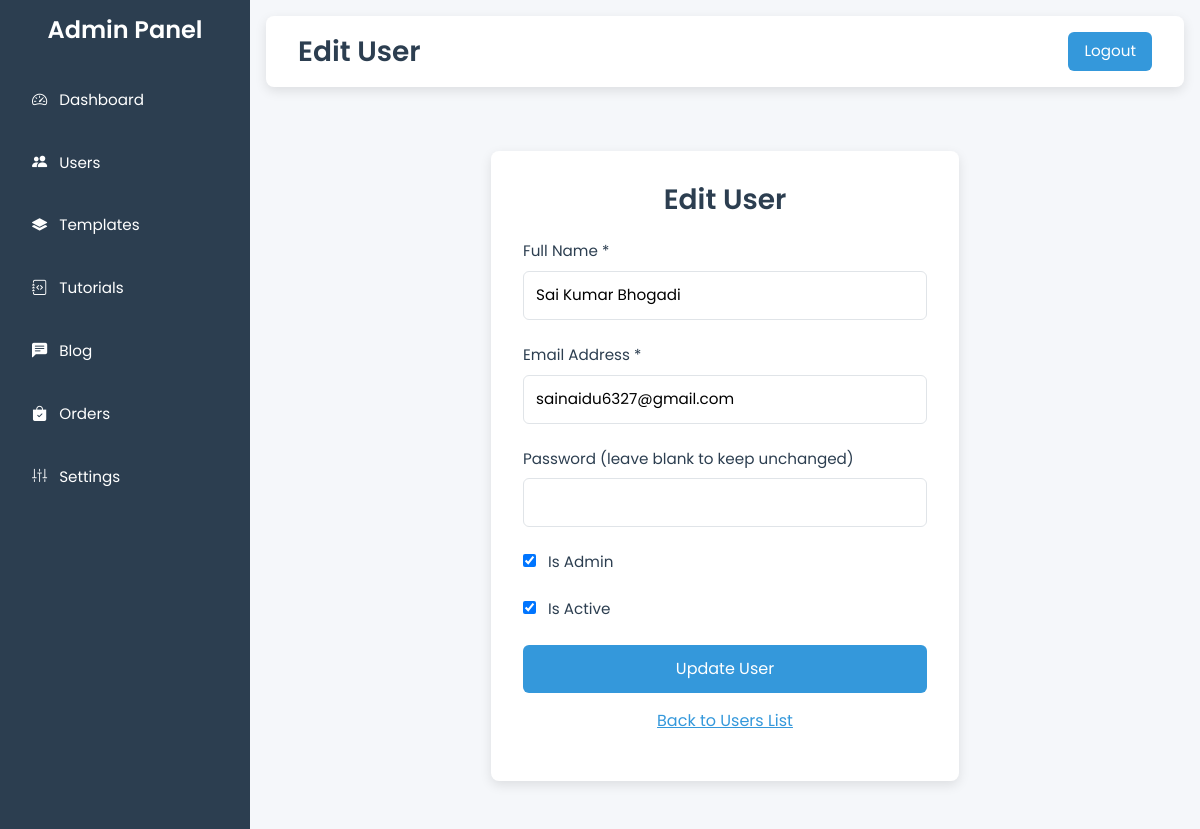
Page /admin-panel/users/edit/1/ (signed in) on the committed database.
### codebay_app/models.py (models this page shows, shortened)
class User(AbstractBaseUser, PermissionsMixin):
    email = models.EmailField(unique=True)
    full_name = models.CharField(max_length=255)
    is_active = models.BooleanField(default=True)
    is_staff = models.BooleanField(default=False)
    bio = models.TextField(blank=True, default="")
    date_joined = models.DateTimeField(default=timezone.now)
    objects = UserManager()
    USERNAME_FIELD = 'email'
    REQUIRED_FIELDS = ['full_name']

### admin_panel/views.py (the view, shortened to what this page needs)
# urls.py: path('users/edit/<int:user_id>/', views.edit_user, name='edit_user'),
@login_required
@user_passes_test(is_admin)
def edit_user(request, user_id):
    user = get_object_or_404(User, id=user_id)
    return render(request, 'admin_panel/edit_user.html', {'user': user})

### admin_panel/views.py (called while the page is built)
def is_admin(user):
    return user.is_superuser

### admin_panel/templates/admin_panel/edit_user.html (shortened to what this page needs)
{% extends "admin_panel/base.html" %}
{% block header_title %}Edit User{% endblock %}
{% block content %}
  <div class="edit-user">
    <div class="edit-user-container">
      <div class="edit-user-form">
        <h2>Edit User</h2>
        <form method="POST">
          <div class="form-group">
            <label for="full_name">Full Name *</label>
            <input type="text" id="full_name" name="full_name" value="{{ user.full_name }}" required>
          </div>
          <div class="form-group">
            <label for="email">Email Address *</label>
            <input type="email" id="email" name="email" value="{{ user.email }}" required>
          </div>
          <div class="form-group">
            <label for="password">Password (leave blank to keep unchanged)</label>
            <input type="password" id="password" name="password">
          </div>
          <div class="form-group">
            <label><input type="checkbox" name="is_staff" {% if user.is_staff %}checked{% endif %}> Is Admin</label>
          </div>
          <div class="form-group">
            <label><input type="checkbox" name="is_active" {% if user.is_active %}checked{% endif %}> Is Active</label>
          </div>
          <button type="submit" class="submit-button">Update User</button>
        </form>
        <p style="text-align: center; margin-top: 1rem;"><a href="{% url 'admin_panel:users_list' %}" style="color: #3498DB;">Back to Users List</a></p>
      </div>
    </div>
  </div>
{% endblock %}

### admin_panel/templates/admin_panel/base.html (style rules this page uses)
body { font-family: 'Poppins', sans-serif; background-color: #F5F7FA; color: #2C3E50; margin: 0; padding: 0; overflow-x: hidden; }

### admin_panel/templates/admin_panel/edit_user.html (style rules this page uses)
.edit-user { font-family: 'Poppins', sans-serif; background-color: #F5F7FA; color: #2C3E50; margin: 0; padding: 2rem; display: flex; justify-content: center; align-items: center; }
.edit-user-container { max-width: 500px; width: 100%; padding: 0 1rem; }
.edit-user-form { background-color: #FFFFFF; padding: 2rem; border-radius: 8px; box-shadow: 0 4px 12px rgba(0, 0, 0, 0.1); }
.edit-user-form h2 { font-weight: 600; font-size: 1.75rem; color: #2C3E50; text-align: center; margin-bottom: 1.5rem; }
.form-group { margin-bottom: 1.5rem; }
.form-group label { font-size: 0.95rem; font-weight: 400; color: #2C3E50; display: block; margin-bottom: 0.5rem; }
.form-group input[type="text"], .form-group input[type="email"], .form-group input[type="password"] { width: 100%; padding: 0.75rem; font-size: 0.95rem; border: 1px solid #E0E4E8; border-radius: 6px; outline: none; transition: border-color 0.3s ease; }
.form-group input[type="checkbox"] { margin-right: 0.5rem; }
.submit-button { width: 100%; padding: 0.75rem; font-size: 1rem; background-color: #3498DB; color: #FFFFFF; border: none; border-radius: 6px; cursor: pointer; transition: background-color 0.3s ease; }

### rows in the picture
User: full_name "Sai Kumar Bhogadi", email "sainaidu6327@gmail.com", is_staff "☑", is_active "☑"
